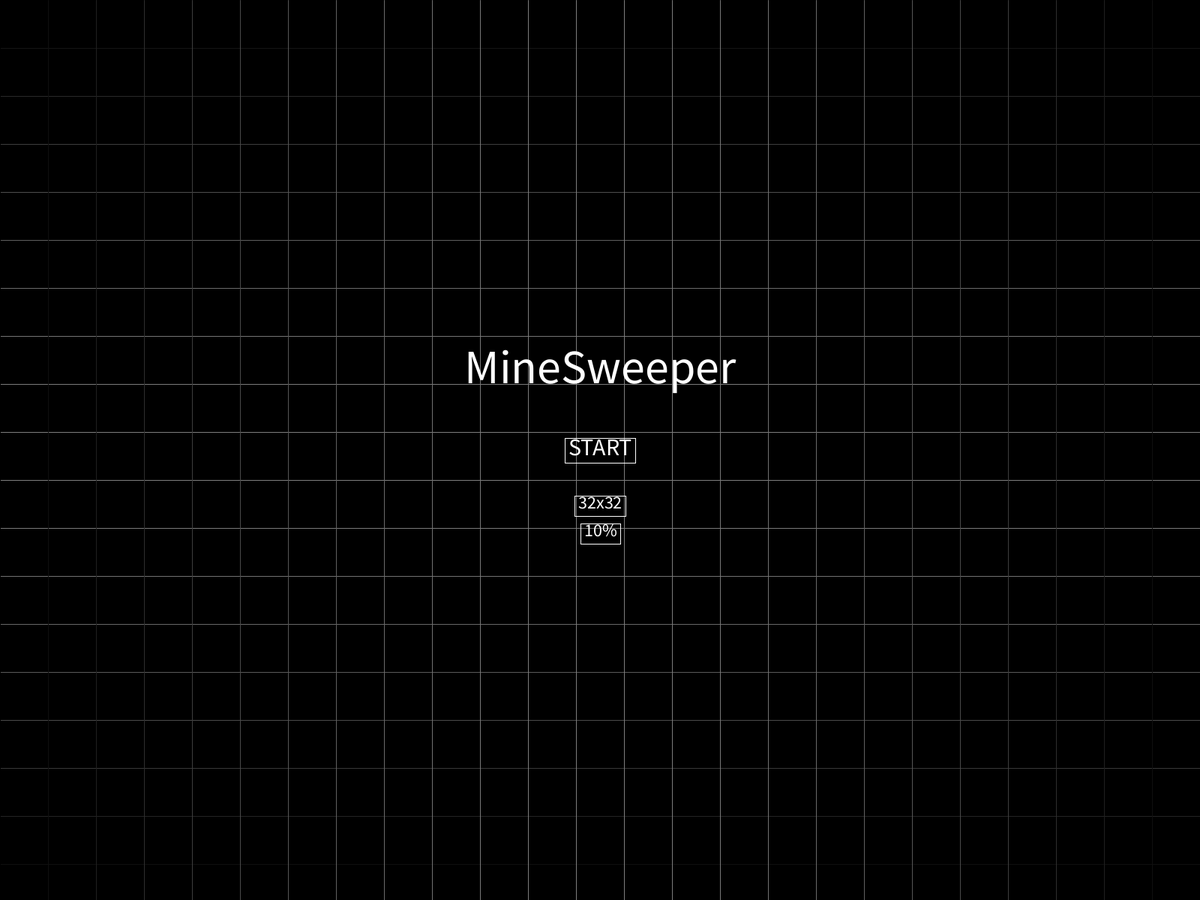
Frame 1 (no input)
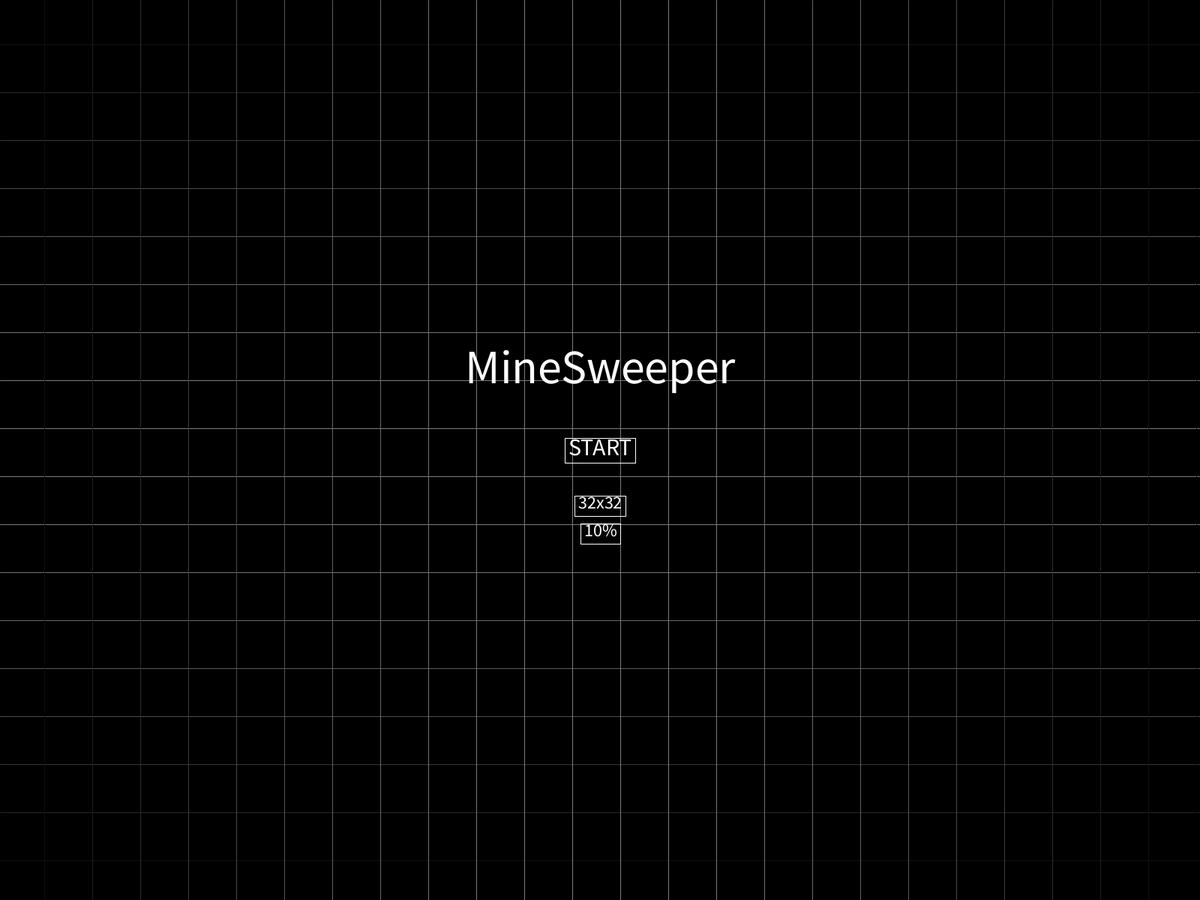
Frame 60 (the mouse pressed at the canvas centre just before this capture)
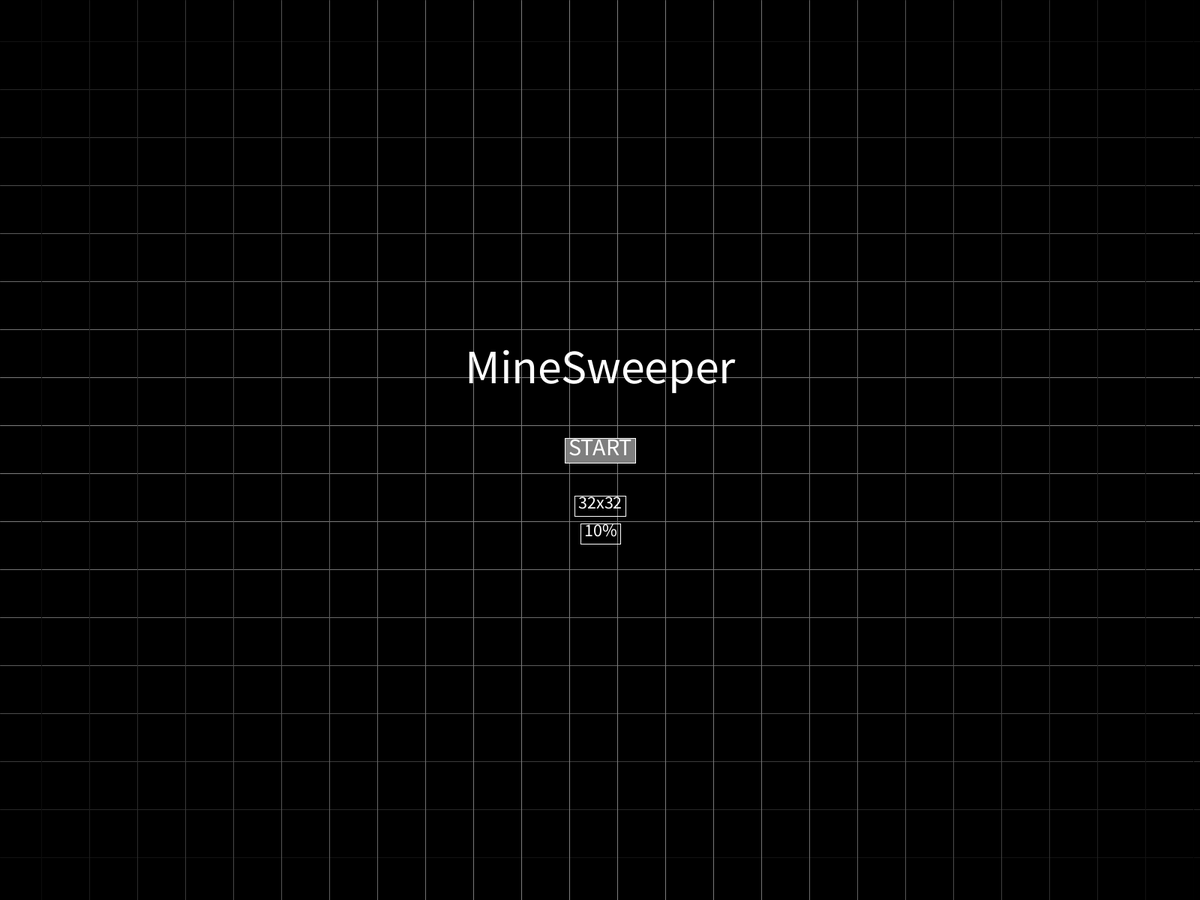
Frame 120 (the mouse held since frame 60 and released just before this capture)

The Processing sketch that drew these frames (run headless with seeded random() and noise(); from frame 60 on, the mouse is pressed at the canvas centre):

// Processing sketch: Minesweeper
// ── Minesweeper.pde

void setup()
{
  //size(768, 432);
  fullScreen();
  stroke(255);
}
/*
mode 0: main menu
mode 1: main menu - edit text 1
mode 2: main menu - edit text 2
mode 3: game
mode 4: game over
mode 5: game victory
*/
int curentMode = 0;
int[] mineFieldSize = {32, 32};
int diff = 10;
int[][] mineField;
boolean[][] mineFieldDetected;
boolean[][] flags;
int lastButtonID = -1;

int size = 12;
int[] offset = {1,1};
int score = 0;
int mineAmount = 0;
int remaning = 0;

boolean update = true;

int t = 0;

void draw()
{
	
	lastButtonID = -1;

	if (curentMode < 3){
		background(0);
		// menu animation
		for (int y = 0; y < height; y++) { 
			if ((y+t)%64 == 0){
				stroke(127*sin(((float)y/height)*PI));
				line(0, y, width, y);
			}
		}
		for (int x = 0; x < width; x++) {
			if ((x+t)%64 == 0){
				stroke(127*sin(((float)x/width)*PI));
				line(x, 0, x, height);
			}
		}
		t--;
		stroke(255);

		textSize(64);
		renderTextCenter("MineSweeper", -2);
		textSize(32);
		renderButtonCenter(1,"START", 0);
		textSize(24);
		if (curentMode == 0)
			renderButtonCenter(2,mineFieldSize[0]+"x"+mineFieldSize[1], 2);
		else if (curentMode == 1){ 
			renderButtonCenter(2,keys+"_", 2);
			lastButtonID = 2;
		}
		if (curentMode == 0)
			renderButtonCenter(3,diff+"%", 3);
		else if (curentMode == 2) { 
			renderButtonCenter(3,keys+"_", 3);
			lastButtonID = 3;
		}
	} else if (curentMode > 2 && update){
		background(0);
		update = false;

		stroke(255);
		textSize(size);
		for (int x = max(0, -offset[0]/size); x <= min(mineFieldSize[0], width/size -offset[0]/size + 2); ++x) { //lines along the x axis
			line(
				x*size+offset[0],
				mineFieldSize[1]*size+offset[1],
				x*size+offset[0],
				offset[1]);
		}
		for (int y = max(0, -offset[0]/size); y <= min(mineFieldSize[1], height/size -offset[1]/size + 2); ++y) { //lines along the y axis
			line(
				offset[0],
				y*size+offset[1],
				mineFieldSize[0]*size+offset[0],
				y*size+offset[1]);
		}

		for (int x = max(0, -offset[0]/size); x < min(mineFieldSize[0], width/size -offset[0]/size + 2); ++x) {
			for (int y = max(0, -offset[1]/size); y < min(mineFieldSize[1], height/size -offset[1]/size + 2); ++y) {
				String s = Integer.toString(mineField[x][y]);
				if (curentMode == 4 && mineField[x][y] == -1){ //show bombs
					fill(255,0,0);
					rect(x*size + offset[0] + 4, y*size + offset[1] + 1, size - 4, size - 6);
					if (flags[x][y])
						fill(0);
					else
						fill(255);
					text("X", x*size + offset[0] + size/5 + 1, y*size + offset[1] - size/10 + size);
				} else if (mineFieldDetected[x][y]){ // render text
					switch (mineField[x][y]) {
						case -1 :
							fill(255);
						 	s = "X";
						break;	
						case 0 :
							s = "";
						break;	
						case 1 :
							fill(0,127,255);
						break;	
						case 2 :
							fill(0,255,0);
						break;	
						case 3 :
							fill(255,16,16);
						break;
						default:
							fill(255,32*(mineField[x][y]-3)-1,255);
						break;	
					}
					text(s, x*size + offset[0] + size/5 + 1, y*size + offset[1] - size/10 + size);
				} else { //render boxes on sqares
					fill(220);
					rect(x*size + offset[0] + 4, y*size + offset[1] + 1, size - 4, size - 6);
					if (flags[x][y])
					{
						fill(0);
						text("X", x*size + offset[0] + size/5 + 1, y*size + offset[1] - size/10 + size);
					}
				}
			}
		}
		if (curentMode == 3){
			textSize(16);
			renderTextBox("mines: "+mineAmount+" score: "+score,-1,-1);

			if (remaning == mineAmount){
				curentMode = 5;
				update = true;
			}
		} else if (curentMode == 4){
			textSize(32);
			renderTextCenter("Game Over", -1);
			renderTextBoxCenter(Integer.toString(score), 0);
		} else if (curentMode == 5){
			textSize(32);
			renderTextCenter("Level Cleared", -1);
			renderTextBoxCenter(Integer.toString(score), 0);
		}

	}

}


void renderLevel(){
	update = true;

	offset = new int[] {(width - mineFieldSize[0]*size)/2, (height - mineFieldSize[1]*size)/2}; //move board to center of screen

	mineAmount = 0;
	score = 0;
	remaning = 0;

	mineFieldDetected = new boolean[mineFieldSize[0]][mineFieldSize[1]];
	flags = new boolean[mineFieldSize[0]][mineFieldSize[1]];

	mineField = new int[mineFieldSize[0]][mineFieldSize[1]];

	for (int x = 0; x < mineFieldSize[0]; ++x) {
		for (int y = 0; y < mineFieldSize[1]; ++y) {
			if (random(0, 100) < diff){ // place mines
				mineField[x][y] = -1;
				mineAmount++;
			} 
			remaning++;
		}
	}

	for (int x = 0; x < mineFieldSize[0]; ++x) { //calculate how many surrounding mines a square have
		for (int y = 0; y < mineFieldSize[1]; ++y) {
			if (mineField[x][y] == 0){ 
				int c = 0;
				for (int x2 = x-1; x2 < x+2; ++x2) { //calculate amount of surrounding mines
					for (int y2 = y-1; y2 < y+2; ++y2) {
						if (x2 > -1 && y2 > -1 && x2 < mineFieldSize[0] && y2 < mineFieldSize[1])
							if (mineField[x2][y2] == -1)
								c++;
					}
				}
				mineField[x][y] = c;
			}
		}
	}
}

void mouseWheel(MouseEvent event) {
  float e = event.getCount();
  if (curentMode > 2 && (size > 1 || e<0)){ //zoom
  	offset[0] += e * (mineFieldSize[0]/2) ;
  	offset[1] += e * (mineFieldSize[1]/2) ;
  	size -= e;
  	update = true;
  }
  
}
void mousePressed() {
	update = true;
	if (curentMode == 3){ //game 
		int x = (mouseX-offset[0])/size;
		int y = (mouseY-offset[1])/size;

		if (x < mineFieldSize[0] && y < mineFieldSize[1]){
			if (!mineFieldDetected[x][y]){
				if (mouseButton == LEFT && !flags[x][y]){ 
					mineFieldDetected[x][y] = true;
					remaning--;
					if(mineField[x][y] == -1){ //game over
						curentMode=4;
						return;
					} else if (mineField[x][y] == 0){
							detectNabor(0, x, y);
					}
					
					score += 1+mineField[x][y];
				} else if (mouseButton == RIGHT) { // place/remove flag
					flags[x][y] = !flags[x][y];
				}
			}
		}

	} else if (mouseButton == LEFT) {
    mousePress();
  }
}
void mousePress(){
	switch (curentMode) {
    	case 0 :
    		if (lastButtonID == 2){ //start game
				keyMode=true;
				keys = "";
				curentMode = 1;
			} else if (lastButtonID == 3){ //edit bord size
				keyMode=true;
				keys = "";
				curentMode = 2;
			} else if (lastButtonID == 1){ // edit difficulty
				curentMode = 3;
				renderLevel();
			}
    	break;	
    	case 1 :
    		curentMode = 0;
			if (keys!=""&&keys.split("x").length>1){//bord size string to int[2]
				mineFieldSize[0]=Integer.parseInt(keys.split("x")[0]);
				mineFieldSize[1]=Integer.parseInt(keys.split("x")[1]);
			}
			keyMode=false;
    	break;	
    	case 2 :
    		curentMode = 0;
			if (keys!=""){ //difficulty string to int
				diff= max(Integer.parseInt(keys),8);
			}
			keyMode=false;
    	break;	
    	case 4 :
    	case 5 :
    		curentMode = 0; // back to menu
    	break;	
    }
}

int recursionLimit = 4330; // limit to pervent error
void detectNabor(int recursionCount, int x, int y){
	for (int x2 = x-1; x2 < x+2; ++x2) {
		for (int y2 = y-1; y2 < y+2; ++y2) {
			if (x2 < mineFieldSize[0] && y2 < mineFieldSize[1] && x2 > -1 && y2 > -1) {
				if (!mineFieldDetected[x2][y2]){
					mineFieldDetected[x2][y2] = true;
					remaning--;
					if (mineField[x2][y2] == 0 && recursionCount < recursionLimit){
						detectNabor(recursionCount + 1, x2, y2);
					}
					score += 1+mineField[x][y];
				}
			}
		}
	}
}


boolean keyMode = false;
String keys = "";
void keyPressed() { // keyInput
  if (keyMode){
  	if (key > 47 && key < 58 || (key == 'x' && curentMode == 1))
  	keys += key;
  } 


  switch (key) {
  	case DELETE :
  		keys = "";
  	break;	
  	case 8 : // backslash
  		if (keys.length() > 0)
  		keys = keys.substring(0, keys.length() - 1);
  	break;	
  	case ENTER :
  		mousePress();
  	break;	
  }


   if (curentMode > 2){ //move on board
	   	update = true;
		switch (keyCode) {
		  	case UP :
		  		offset[1] += size;
		  	break;	
		  	case DOWN :
		  		offset[1] -= size;
		  	break;	
		  	case LEFT :
		  		offset[0] += size;
		  	break;	
		  	case RIGHT :
		  		offset[0] -= size;
		  	break;	
		  }
   }
   	
}

void renderTextCenter(String s, int offsetH){
	int textW = (int)textWidth(s)+10;
	int textH = (int)textAscent();
	int posX = width/2-textW/2;
	int posY = height/2-textH/2+offsetH*(textH+10);

	fill(255);
	text(s, posX + 5, posY + textH); 
}

void renderButtonCenter(int id, String s, int offsetH){
	int textW = (int)textWidth(s)+10;
	int textH = (int)textAscent()+10;
	int posX = width/2-textW/2;
	int posY = height/2-textH/2+offsetH*(textH+10);

	if (overRect(posX,posY,textW,textH)) {
	   fill(127);
	   lastButtonID = id;
	} else {
	   //fill(0);
	   noFill();
	}

	rect(posX,posY,textW,textH);
	fill(255);
	text(s, posX + 5, posY + textH -10 ); 
}

void renderTextBoxCenter(String s, int offsetH){
	int textW = (int)textWidth(s)+10;
	int textH = (int)textAscent()+10;
	int posX = width/2-textW/2;
	int posY = height/2-textH/2+offsetH*(textH+10);
	fill(0);
	rect(posX,posY,textW,textH);
	fill(255);
	text(s, posX + 5, posY + textH -10 ); 
}
void renderTextBox(String s, int x, int y){
	int textW = (int)textWidth(s)+10;
	int textH = (int)textAscent()+5;

	fill(0);
	rect(x,y,textW,textH);
	fill(255);
	text(s, x + 5, y + textH -5 ); 
}

boolean overRect(int x, int y, int width, int height)  { // from https://processing.org/reference
  if (mouseX >= x && mouseX <= x+width && 
      mouseY >= y && mouseY <= y+height) {
    return true;
  } else {
    return false;
  }
}
